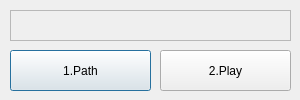
<?xml version="1.0" encoding="UTF-8"?>
<ui version="4.0">
 <class>Dialog</class>
 <widget class="QDialog" name="Dialog">
  <property name="windowModality">
   <enum>Qt::NonModal</enum>
  </property>
  <property name="enabled">
   <bool>true</bool>
  </property>
  <property name="geometry">
   <rect>
    <x>0</x>
    <y>0</y>
    <width>300</width>
    <height>100</height>
   </rect>
  </property>
  <property name="minimumSize">
   <size>
    <width>300</width>
    <height>0</height>
   </size>
  </property>
  <property name="maximumSize">
   <size>
    <width>300</width>
    <height>100</height>
   </size>
  </property>
  <property name="mouseTracking">
   <bool>false</bool>
  </property>
  <property name="windowTitle">
   <string>랜덤 선택기</string>
  </property>
  <property name="autoFillBackground">
   <bool>false</bool>
  </property>
  <widget class="QPushButton" name="pathButton">
   <property name="geometry">
    <rect>
     <x>10</x>
     <y>50</y>
     <width>141</width>
     <height>41</height>
    </rect>
   </property>
   <property name="text">
    <string>1.Path</string>
   </property>
  </widget>
  <widget class="QPushButton" name="findButton">
   <property name="geometry">
    <rect>
     <x>160</x>
     <y>50</y>
     <width>131</width>
     <height>41</height>
    </rect>
   </property>
   <property name="text">
    <string>2.Play</string>
   </property>
  </widget>
  <widget class="QTextEdit" name="textEdit">
   <property name="enabled">
    <bool>false</bool>
   </property>
   <property name="geometry">
    <rect>
     <x>10</x>
     <y>10</y>
     <width>281</width>
     <height>31</height>
    </rect>
   </property>
  </widget>
 </widget>
 <resources/>
 <connections/>
</ui>
